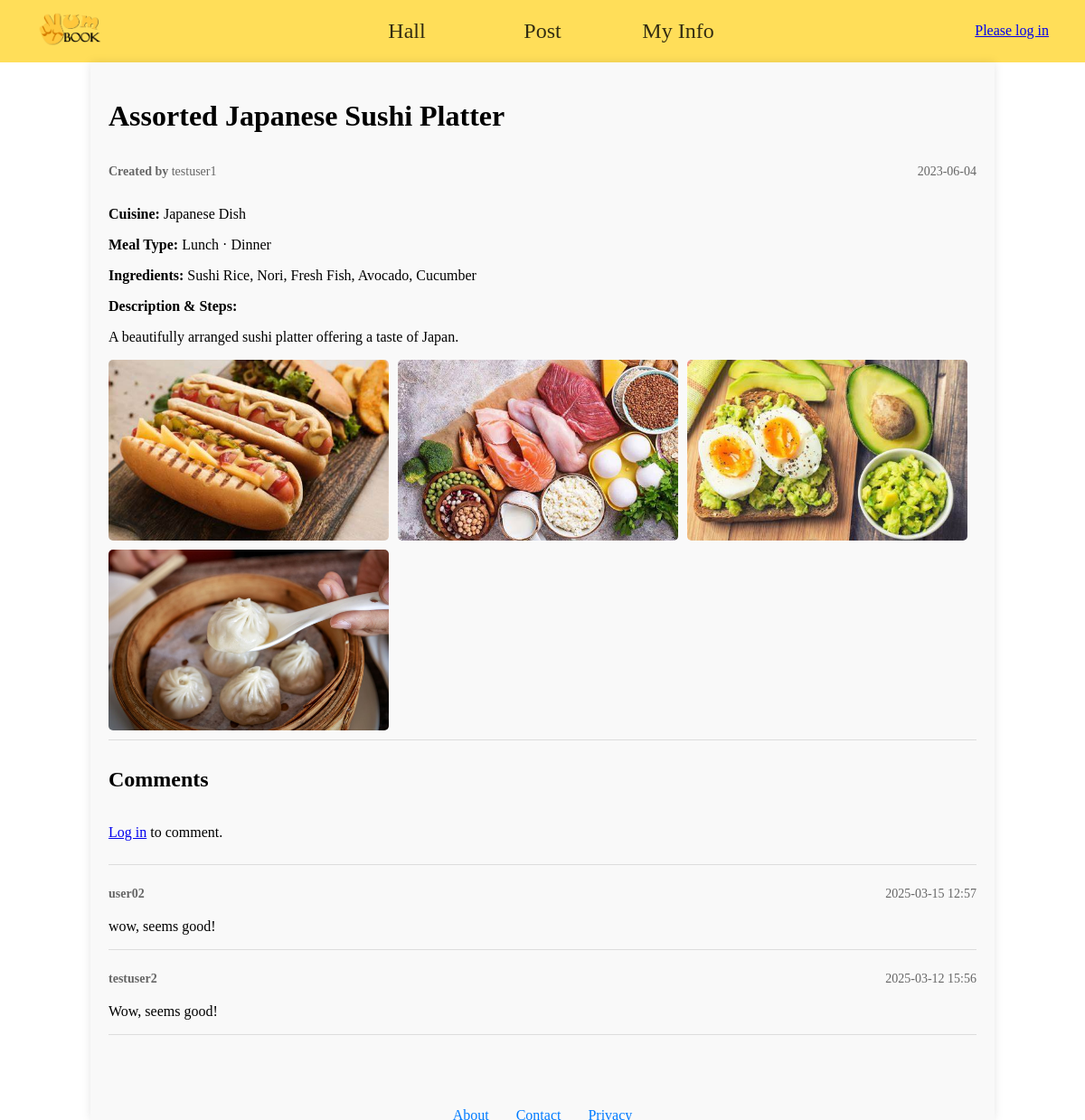
/yum/detail/4/, run on the app's committed database.
### yum/models.py (models this page shows, shortened)
class Recipe(models.Model):
    recipe_id = models.AutoField(primary_key=True)
    author = models.ForeignKey(User, on_delete=models.CASCADE)
    cuisine = models.ManyToManyField(Cuisine)
    meal_type = models.ManyToManyField(MealType)
    ingredients = models.TextField(max_length=200)
    title = models.TextField(max_length=100)
    post_date = models.DateTimeField(auto_now_add=True)
    description = models.TextField(max_length=10000)

class User(AbstractUser):
    slug = models.SlugField(unique=True, blank=True, null=True)

class Cuisine(models.Model):
    cuisine_id = models.AutoField(primary_key=True)
    name = models.CharField(max_length=20)

class MealType(models.Model):
    meal_type_id = models.AutoField(primary_key=True)
    name = models.CharField(max_length=20)

class RecipeImage(models.Model):
    recipe = models.ForeignKey(Recipe, on_delete=models.CASCADE, related_name='images')
    image = models.ImageField(upload_to='recipe_images/')

class Comment(models.Model):
    comment_id = models.AutoField(primary_key=True)
    author = models.ForeignKey(User, on_delete=models.CASCADE)
    recipe_id = models.ForeignKey(Recipe, on_delete=models.CASCADE, related_name='comments')
    created_at = models.DateTimeField(auto_now_add=True)
    text = models.TextField(max_length=200)

### yum/views.py (the view)
# urls.py: path('detail/<int:recipe_id>/', views.detail, name='detail'),
def detail(request, recipe_id):
    recipe = get_object_or_404(Recipe, pk=recipe_id)
    comments = Comment.objects.filter(recipe_id=recipe).order_by('-created_at')
    if request.method == "POST":
        comment_form = CommentForm(request.POST)
        if comment_form.is_valid():
            comment = comment_form.save(commit=False)
            comment.author = request.user
            comment.recipe_id = recipe
            comment.save()
            return redirect('yum:detail', recipe_id=recipe.recipe_id)
    else:
        comment_form = CommentForm()
    context = {'recipe': recipe,
               'comments': comments,
               'comment_form': comment_form,
               'formatted_time': format_time(recipe.post_date)}
    return render(request, 'yum/detail.html', context)

### yum/views.py (called while the page is built)
def format_time(created_at):
    delta = now() - created_at
    if delta < timedelta(days=1):
        return created_at.strftime("%H:%M")
    elif delta < timedelta(days=10):
        return f"{delta.days} days ago"
    elif delta < timedelta(days=365):
        return created_at.strftime("%m-%d")
    else:
        return created_at.strftime("%Y-%m-%d")

### templates/yum/detail.html (shortened to what this page needs)
{% extends 'yum/base.html' %}
{% load static %}
{% block extra_file_block %}
<link rel="stylesheet" type="text/css" href="{% static 'css/detail.css' %}">
{% endblock %}
{% block body_block %}
    <h1 class="title">{{ recipe.title }}</h1>
    <div class="recipe-meta">
        <p class="author"><strong>Created by</strong> {{ recipe.author.username }}</p>
        <p class="timestamp">{{ formatted_time }}</p>
    </div>
    <div class="recipe-info">
        <p><strong>Cuisine: </strong>
            {% for c in recipe.cuisine.all %}
                {{ c.name }}{% if not forloop.last %} · {% endif %}
            {% endfor %}
        </p>
        <p><strong>Meal Type: </strong>
            {% for m in recipe.meal_type.all %}
                {{ m.name }}{% if not forloop.last %} · {% endif %}
            {% endfor %}
        </p>
        <p><strong>Ingredients: </strong>{{ recipe.ingredients }}</p>
        <p><strong>Description & Steps: </strong></p>
        <p>{{ recipe.description }}</p>
        <div class="recipe-images">
            {% for img in recipe.images.all %}
                <img src="{{ img.image.url }}" alt="Recipe Image" class="preview-image"
                onclick="openModal('{{ img.image.url }}')">
            {% empty %}
                <img src="{% static 'images/default.jpg' %}" alt="Default Image">
            {% endfor %}
        </div>
    </div>
    <hr>
    <h2>Comments</h2>
    {% if user.is_authenticated %}
        <form method="post" class="comment-form">
            {% csrf_token %}
            {{ comment_form.text }}
            <button type="submit">Post Comment</button>
        </form>
    {% else %}
        <p><a href="{% url 'yum:login' %}">Log in</a> to comment.</p>
    {% endif %}
    <hr>
    <ul class="comment-list">
        {% for comment in comments %}
            <li class="comment-item">
                <div class="comment-meta">
                    <p class="comment-author"><strong>{{ comment.author.username }}</strong></p>
                    <p class="comment-time">{{ comment.created_at|date:"Y-m-d H:i" }}</p>
                </div>
                <p class="comment-text">{{ comment.text }}</p>
                <hr>
            </li>
        {% empty %}
            <li>No comments yet.</li>
        {% endfor %}
    </ul>
{% endblock %}

### static/css/base.css (style rules this page uses)
.html, body { margin: 0; padding: 0; width: 100%; overflow-x: hidden; height: 100vh; display: flex; flex-direction: column; font-family: Calibri, serif; }
body { overflow-y: auto; }

### static/css/detail.css (style rules this page uses)
.recipe-meta { display: flex; justify-content: space-between; align-items: center; font-size: 14px; color: #666; }
.recipe-images { display: flex; flex-wrap: wrap; gap: 10px; margin-top: 10px; }
.recipe-images img { flex: 1 1 calc(33.33% - 10px); max-width: calc(33.33% - 10px); height: 200px; object-fit: cover; border-radius: 5px; }
.comment-list { list-style: none; padding: 0; margin: 0; }
.comment-item { margin-bottom: 10px; }
.comment-meta { display: flex; justify-content: space-between; align-items: center; font-size: 14px; color: #666; }
.comment-text { font-size: 16px; margin-top: 5px; }
hr { border: none; border-top: 1px solid #ddd; margin: 10px 0; }
.preview-image { cursor: pointer; transition: transform 0.2s; }

### data on the page
Recipe: title "Assorted Japanese Sushi Platter", author.username "testuser1", ingredients "Sushi Rice, Nori, Fresh Fish, Avocado, Cucumber", description "A beautifully arranged sushi platter offering a taste of Japan."
Cuisine: name "Japanese Dish"
MealType: name "Lunch"
MealType: name "Dinner"
RecipeImage: image (picture)
RecipeImage: image (picture)
RecipeImage: image (picture)
RecipeImage: image (picture)
Comment: author.username "user02", created_at "2025-03-15 12:57", text "wow, seems good!"
Comment: author.username "testuser2", created_at "2025-03-12 15:56", text "Wow, seems good!"
